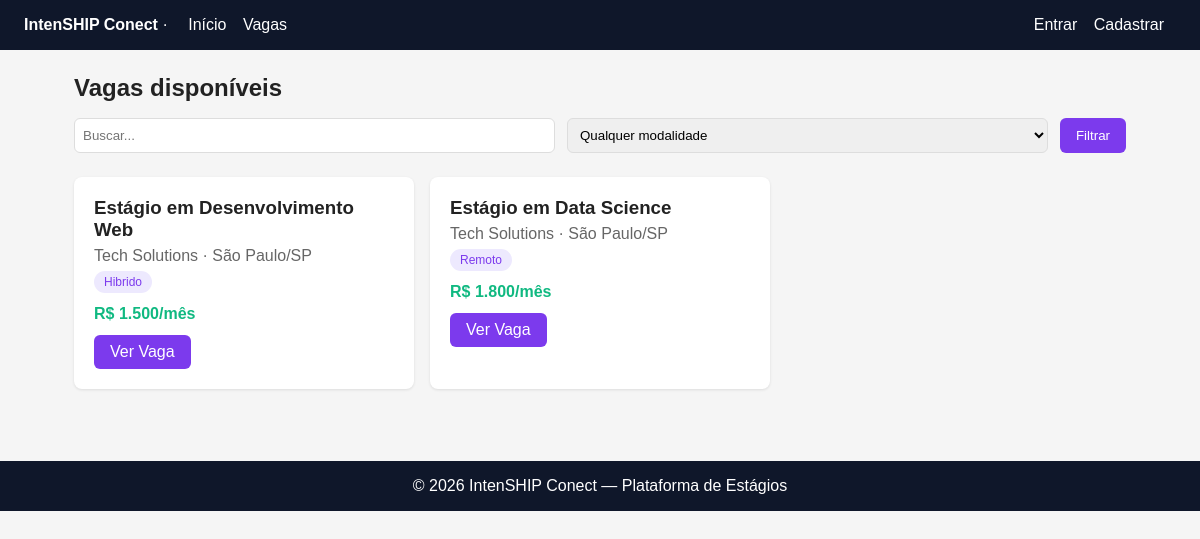
Page /vagas.php on the committed database.
### tables this page shows
CREATE TABLE IF NOT EXISTS vagas (
    id INT AUTO_INCREMENT PRIMARY KEY,
    empresa_id INT NOT NULL,
    titulo VARCHAR(200) NOT NULL,
    descricao TEXT NOT NULL,
    area VARCHAR(100),
    cidade VARCHAR(100),
    estado CHAR(2),
    modalidade ENUM('presencial','remoto','hibrido') DEFAULT 'presencial',
    bolsa DECIMAL(10,2),
    carga_horaria INT,
    ativa TINYINT(1) DEFAULT 1,
    criado_em TIMESTAMP DEFAULT CURRENT_TIMESTAMP,
    FOREIGN KEY (empresa_id) REFERENCES empresas(id) ON DELETE CASCADE
);

CREATE TABLE IF NOT EXISTS empresas (
    id INT AUTO_INCREMENT PRIMARY KEY,
    usuario_id INT NOT NULL UNIQUE,
    nome_empresa VARCHAR(200) NOT NULL,
    descricao TEXT,
    cidade VARCHAR(100),
    estado CHAR(2),
    setor VARCHAR(100),
    FOREIGN KEY (usuario_id) REFERENCES usuarios(id) ON DELETE CASCADE
);

### includes/auth.php (called while the page is built, shortened)
<?php
function isLoggedIn() { return isset($_SESSION['usuario_id']); }

### vagas.php (the view, shortened to what this page needs)
<?php
require_once __DIR__ . '/includes/auth.php';
$db = getDB();
$q          = trim($_GET['q'] ?? '');
$where = ['v.ativa = 1'];
$params = [];
$sql = "SELECT v.*, e.nome_empresa FROM vagas v JOIN empresas e ON v.empresa_id=e.id WHERE " . implode(' AND ', $where) . " ORDER BY v.criado_em DESC";
$stmt = $db->prepare($sql);
$stmt->execute($params);
$vagas = $stmt->fetchAll();
include __DIR__ . '/includes/header.php';
?>
<div class="container">
  <h2>Vagas disponíveis</h2>
  <form method="GET" class="filter" style="margin-top:16px;">
    <input type="text" name="q" placeholder="Buscar..." value="<?= htmlspecialchars($q) ?>">
    <select name="modalidade">
      <option value="">Qualquer modalidade</option>
    </select>
    <button class="btn">Filtrar</button>
  </form>
  <?php if (empty($vagas)): ?>
    <p>Nenhuma vaga encontrada.</p>
  <?php else: ?>
    <div class="grid">
      <?php foreach ($vagas as $v): ?>
        <div class="card">
          <h3><?= htmlspecialchars($v['titulo']) ?></h3>
          <p style="color:#666;margin:6px 0;"><?= htmlspecialchars($v['nome_empresa']) ?> · <?= $v['cidade'] ?>/<?= $v['estado'] ?></p>
          <span class="badge"><?= ucfirst($v['modalidade']) ?></span>
          <p style="margin:12px 0;font-weight:bold;color:#10B981;">R$ <?= number_format($v['bolsa'], 0, ',', '.') ?>/mês</p>
          <a class="btn" href="/teste/vaga.php?id=<?= $v['id'] ?>">Ver Vaga</a>
        </div>
      <?php endforeach; ?>
    </div>
  <?php endif; ?>
</div>
<?php include __DIR__ . '/includes/footer.php'; ?>

### includes/header.php (shortened to what this page needs)
<?php
require_once __DIR__ . '/auth.php';
?>
<!DOCTYPE html>
<html lang="pt-BR">
<head>
</head>
<body>
<nav class="navbar">
  <div><strong>IntenSHIP Conect</strong> · <a style="margin-left:16px" href="/teste/">Início</a> <a href="/teste/vagas.php">Vagas</a></div>
  <div>
    <?php if (isLoggedIn()): ?>
      <?php if (isAluno()): ?>
        <a href="/teste/dashboard/aluno.php">Meu Painel</a>
      <?php else: ?>
        <a href="/teste/dashboard/empresa.php">Painel Empresa</a>
        <a href="/teste/empresa/publicar.php">+ Publicar Vaga</a>
      <?php endif; ?>
      Olá, <?= htmlspecialchars($_SESSION['nome'] ?? 'Usuário') ?> · <a href="/teste/logout.php">Sair</a>
    <?php else: ?>
      <a href="/teste/login.php">Entrar</a>
      <a href="/teste/register.php">Cadastrar</a>
    <?php endif; ?>
  </div>
</nav>

### includes/footer.php
<footer style="background:#0F172A;color:#fff;text-align:center;padding:16px;margin-top:48px;">
  <span>© 2026 IntenSHIP Conect — Plataforma de Estágios</span>
</footer>
</body>
</html>

### includes/header.php (style rules this page uses)
* { margin:0;padding:0;box-sizing:border-box;font-family:Arial,sans-serif }
body { background:#f5f5f5;color:#222 }
.navbar { background:#0F172A;color:#fff;padding:16px 24px;display:flex;justify-content:space-between;align-items:center }
.navbar a { color:#fff;text-decoration:none;margin-right:12px }
.container { max-width:1100px;margin:0 auto;padding:24px }
.grid { display:grid;grid-template-columns:repeat(auto-fill,minmax(280px,1fr));gap:16px }
.card { background:#fff;padding:20px;border-radius:8px;box-shadow:0 1px 3px rgba(0,0,0,.1) }
.badge { display:inline-block;padding:4px 10px;border-radius:99px;font-size:.75rem;background:#EDE9FE;color:#7C3AED }
.btn { display:inline-block;padding:8px 16px;background:#7C3AED;color:#fff;border-radius:6px;text-decoration:none;border:none;cursor:pointer }
.filter { display:flex;gap:12px;margin-bottom:24px }
.filter select,.filter input { padding:8px;border:1px solid #ddd;border-radius:6px;flex:1 }
input,button,select,textarea { padding:10px;border:1px solid #ddd;border-radius:6px;width:100% }
button.btn { width:auto }

### rows in the picture
vagas: titulo "Estágio em Desenvolvimento Web", empresa.nome_empresa "Tech Solutions", cidade "São Paulo", estado "SP", modalidade "Hibrido", bolsa "1.500"
vagas: titulo "Estágio em Data Science", empresa.nome_empresa "Tech Solutions", cidade "São Paulo", estado "SP", modalidade "Remoto", bolsa "1.800"
